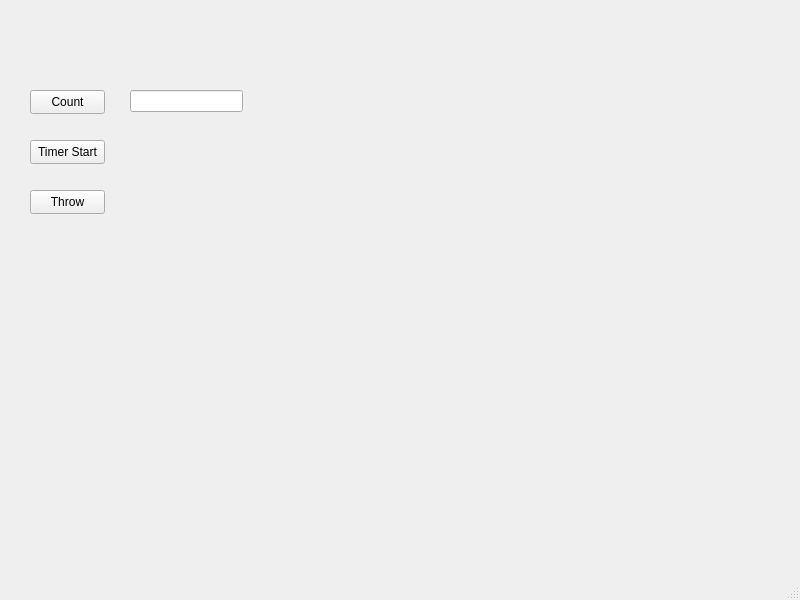
<?xml version="1.0" encoding="UTF-8"?>
<ui version="4.0">
 <class>MainWindow</class>
 <widget class="QMainWindow" name="MainWindow">
  <property name="geometry">
   <rect>
    <x>0</x>
    <y>0</y>
    <width>800</width>
    <height>600</height>
   </rect>
  </property>
  <property name="windowTitle">
   <string>MainWindow</string>
  </property>
  <widget class="QWidget" name="centralwidget">
   <widget class="QPushButton" name="pushButton">
    <property name="geometry">
     <rect>
      <x>30</x>
      <y>90</y>
      <width>75</width>
      <height>24</height>
     </rect>
    </property>
    <property name="text">
     <string>Count</string>
    </property>
   </widget>
   <widget class="QLineEdit" name="lineEdit">
    <property name="geometry">
     <rect>
      <x>130</x>
      <y>90</y>
      <width>113</width>
      <height>22</height>
     </rect>
    </property>
   </widget>
   <widget class="QPushButton" name="pushButton_timer">
    <property name="geometry">
     <rect>
      <x>30</x>
      <y>140</y>
      <width>75</width>
      <height>24</height>
     </rect>
    </property>
    <property name="text">
     <string>Timer Start</string>
    </property>
   </widget>
   <widget class="QPushButton" name="pushButton_thread">
    <property name="geometry">
     <rect>
      <x>30</x>
      <y>190</y>
      <width>75</width>
      <height>24</height>
     </rect>
    </property>
    <property name="text">
     <string>Throw</string>
    </property>
   </widget>
  </widget>
  <widget class="QMenuBar" name="menubar">
   <property name="geometry">
    <rect>
     <x>0</x>
     <y>0</y>
     <width>800</width>
     <height>22</height>
    </rect>
   </property>
  </widget>
  <widget class="QStatusBar" name="statusbar"/>
 </widget>
 <resources/>
 <connections/>
</ui>
